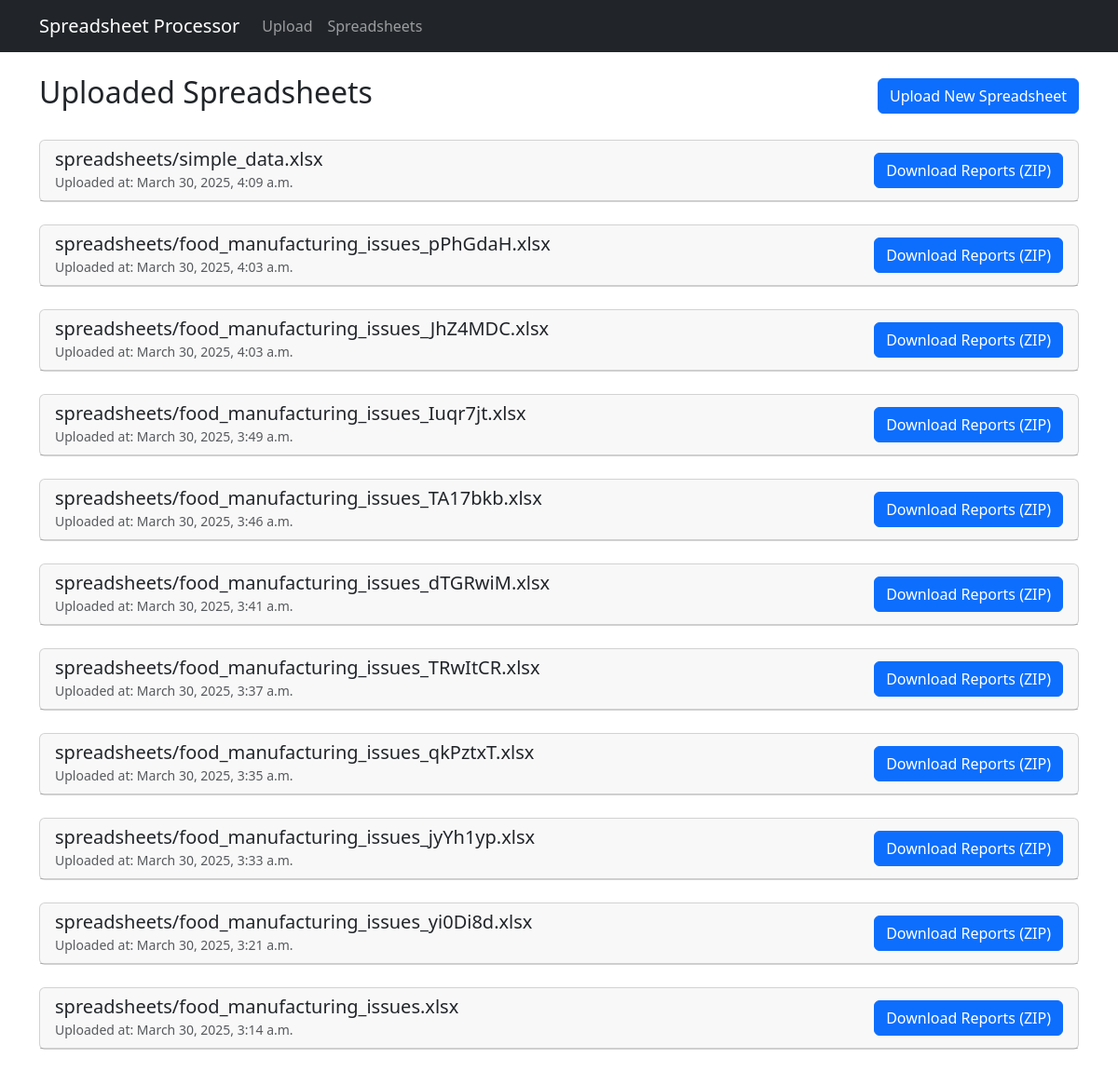
/spreadsheets/, run on the app's committed database.
### spreadsheet_processor/models.py (models this page shows, shortened)
class Spreadsheet(models.Model):
    file = models.FileField(upload_to='spreadsheets/')
    uploaded_at = models.DateTimeField(default=timezone.now)
    processed = models.BooleanField(default=False)

### spreadsheet_processor/views.py (the view)
# urls.py: path('spreadsheets/', views.SpreadsheetListView.as_view(), name='spreadsheet_list'),
class SpreadsheetListView(ListView):
    model = Spreadsheet
    template_name = 'spreadsheet_processor/spreadsheet_list.html'
    context_object_name = 'spreadsheets'
    ordering = ['-uploaded_at']

### spreadsheet_processor/templates/spreadsheet_processor/spreadsheet_list.html (shortened to what this page needs)
{% extends 'spreadsheet_processor/base.html' %}
{% load static %}
{% block content %}
<div class="row">
    <div class="col-12">
        <div class="d-flex justify-content-between align-items-center mb-4">
            <h2>Uploaded Spreadsheets</h2>
            <a href="{% url 'upload_spreadsheet' %}" class="btn btn-primary">
                 Upload New Spreadsheet
            </a>
        </div>
        {% if spreadsheets %}
            {% for spreadsheet in spreadsheets %}
                <div class="card mb-4">
                    <div class="card-header d-flex justify-content-between align-items-center">
                        <div>
                            <h5 class="mb-0">{{ spreadsheet.file.name }}</h5>
                            <small class="text-muted">Uploaded at: {{ spreadsheet.uploaded_at|date:"F j, Y, g:i a" }}</small>
                        </div>
                        <form method="post" action="{% url 'download_spreadsheet_reports' spreadsheet.id %}">
                            <button type="submit" class="btn btn-primary">
                                 Download Reports (ZIP)
                            </button>
                        </form>
                    </div>
                </div>
            {% endfor %}
        {% else %}
            <div class="alert alert-info">
                No spreadsheets have been uploaded yet. Please upload a spreadsheet to get started.
            </div>
        {% endif %}
    </div>
</div>
{% endblock %}

### data on the page
Spreadsheet: file.name "spreadsheets/simple_data.xlsx", uploaded_at "March 30, 2025, 4:09 a.m."
Spreadsheet: file.name "spreadsheets/food_manufacturing_issues_pPhGdaH.xlsx", uploaded_at "March 30, 2025, 4:03 a.m."
Spreadsheet: file.name "spreadsheets/food_manufacturing_issues_JhZ4MDC.xlsx", uploaded_at "March 30, 2025, 4:03 a.m."
Spreadsheet: file.name "spreadsheets/food_manufacturing_issues_Iuqr7jt.xlsx", uploaded_at "March 30, 2025, 3:49 a.m."
Spreadsheet: file.name "spreadsheets/food_manufacturing_issues_TA17bkb.xlsx", uploaded_at "March 30, 2025, 3:46 a.m."
Spreadsheet: file.name "spreadsheets/food_manufacturing_issues_dTGRwiM.xlsx", uploaded_at "March 30, 2025, 3:41 a.m."
Spreadsheet: file.name "spreadsheets/food_manufacturing_issues_TRwItCR.xlsx", uploaded_at "March 30, 2025, 3:37 a.m."
Spreadsheet: file.name "spreadsheets/food_manufacturing_issues_qkPztxT.xlsx", uploaded_at "March 30, 2025, 3:35 a.m."
Spreadsheet: file.name "spreadsheets/food_manufacturing_issues_jyYh1yp.xlsx", uploaded_at "March 30, 2025, 3:33 a.m."
Spreadsheet: file.name "spreadsheets/food_manufacturing_issues_yi0Di8d.xlsx", uploaded_at "March 30, 2025, 3:21 a.m."
Spreadsheet: file.name "spreadsheets/food_manufacturing_issues.xlsx", uploaded_at "March 30, 2025, 3:14 a.m."
